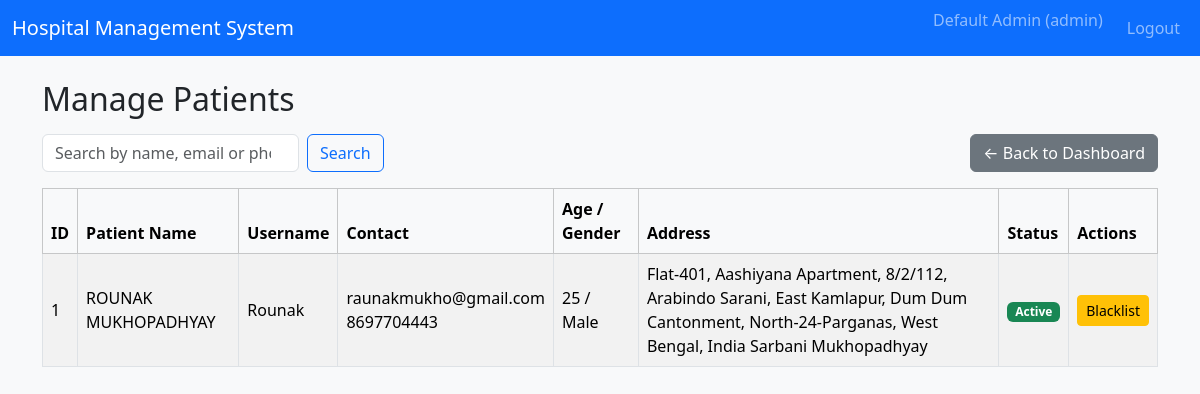
The app's page /admin/patients (signed in), older data.
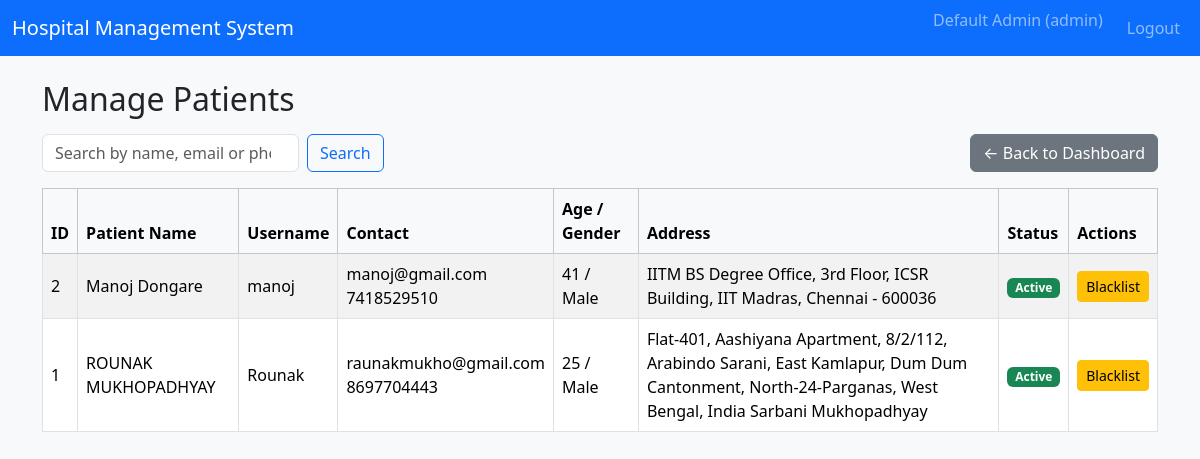
The same page, newer data.
### tables this page shows
CREATE TABLE patients (
            id INTEGER PRIMARY KEY AUTOINCREMENT,
            user_id INTEGER NOT NULL,
            age INTEGER,
            gender TEXT,
            address TEXT,
            emergency_contact TEXT,
            is_blacklisted INTEGER NOT NULL DEFAULT 0,
            FOREIGN KEY(user_id) REFERENCES users(id)
        );

CREATE TABLE users (
            id INTEGER PRIMARY KEY AUTOINCREMENT,
            username TEXT UNIQUE NOT NULL,
            password_hash TEXT NOT NULL,
            full_name TEXT NOT NULL,
            email TEXT,
            phone TEXT,
            role TEXT NOT NULL CHECK(role IN ('admin', 'doctor', 'patient')),
            is_active INTEGER NOT NULL DEFAULT 1,
            created_at TEXT NOT NULL
        );

### controllers/routes.py (the view, shortened to what this page needs)
@main_bp.route("/admin/patients")
@login_required
@role_required("admin")
def admin_patients():
    q = request.args.get("q", "").strip()
    conn = get_db_connection()
    cur = conn.cursor()
    base_query = """
        SELECT p.id AS patient_id,
               u.full_name,
               u.username,
               u.email,
               u.phone,
               p.age,
               p.gender,
               p.address,
               p.is_blacklisted
        FROM patients p
        JOIN users u ON p.user_id = u.id
    """
    params = []
    base_query += " ORDER BY u.full_name;"
    cur.execute(base_query, params)
    patients = cur.fetchall()
    conn.close()
    return render_template("admin_patients.html", patients=patients)

### controllers/routes.py (called while the page is built)
def login_required(view_func):
    @wraps(view_func)
    def wrapped(*args, **kwargs):
        if "user_id" not in session:
            flash("Please log in to continue.", "warning")
            return redirect(url_for("main.login"))
        return view_func(*args, **kwargs)
    return wrapped

def role_required(role):
    def decorator(view_func):
        @wraps(view_func)
        def wrapped(*args, **kwargs):
            if "user_id" not in session or session.get("role") != role:
                flash("Unauthorized access.", "danger")
                return redirect(url_for("main.login"))
            return view_func(*args, **kwargs)
        return wrapped
    return decorator

### models/models.py (called while the page is built)
def get_db_connection():
    conn = sqlite3.connect(DB_PATH)
    conn.row_factory = sqlite3.Row
    return conn

### templates/admin_patients.html (shortened to what this page needs)
{% extends "base.html" %}
{% block content %}
<h2>Manage Patients</h2>
<div class="d-flex justify-content-between align-items-center mt-3 mb-3">
    <form class="d-flex" method="GET" action="{{ url_for('main.admin_patients') }}">
        <input
            class="form-control me-2"
            type="search"
            name="q"
            placeholder="Search by name, email or phone"
            value="{{ request.args.get('q', '') }}"
        >
        <button class="btn btn-outline-primary" type="submit">Search</button>
    </form>
    <a href="{{ url_for('main.admin_dashboard') }}" class="btn btn-secondary">
        ← Back to Dashboard
    </a>
</div>
<table class="table table-striped table-bordered align-middle">
    <thead class="table-light">
        <tr>
            <th>ID</th>
            <th>Patient Name</th>
            <th>Username</th>
            <th>Contact</th>
            <th>Age / Gender</th>
            <th>Address</th>
            <th>Status</th>
            <th>Actions</th>
        </tr>
    </thead>
    <tbody>
    {% if patients %}
        {% for p in patients %}
        <tr>
            <td>{{ p['patient_id'] }}</td>
            <td>{{ p['full_name'] }}</td>
            <td>{{ p['username'] }}</td>
            <td>
                {{ p['email'] or '-' }}<br>
                {{ p['phone'] or '-' }}
            </td>
            <td>
                {{ p['age'] or '-' }} / {{ p['gender'] or '-' }}
            </td>
            <td>{{ p['address'] or '-' }}</td>
            <td>
                {% if p['is_blacklisted'] %}
                    <span class="badge bg-danger">Blacklisted</span>
                {% else %}
                    <span class="badge bg-success">Active</span>
                {% endif %}
            </td>
            <td>
                <a
                    href="{{ url_for('main.admin_toggle_patient_blacklist', patient_id=p['patient_id']) }}"
                    class="btn btn-sm {% if p['is_blacklisted'] %}btn-success{% else %}btn-warning{% endif %}"
                >
                    {% if p['is_blacklisted'] %}Unblacklist{% else %}Blacklist{% endif %}
                </a>
            </td>
        </tr>
        {% endfor %}
    {% else %}
        <tr>
            <td colspan="8" class="text-center">No patients found.</td>
        </tr>
    {% endif %}
    </tbody>
</table>
{% endblock %}

Row changes from the older to the newer data that the page shows:
added patients: patient_id "2", full_name "Manoj Dongare", username "manoj", email "manoj@gmail.com", phone "7418529510", age "41", gender "Male", address "IITM BS Degree Office, 3rd Floor, ICSR Building, IIT Madras, Chennai - 600036", is_blacklisted "Active"
